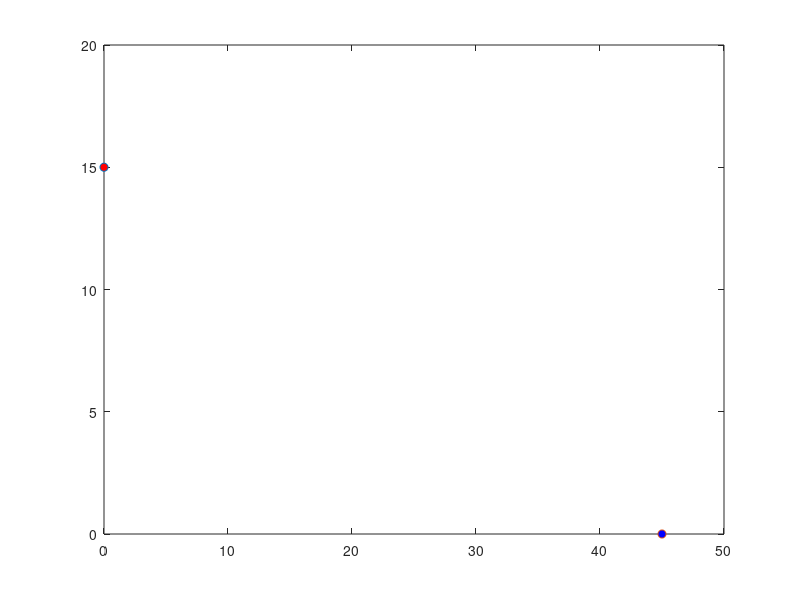

Write MATLAB code to recreate this figure. (Note: this script raises an error after producing the figure.)
% Define the start node
start_point = [0, 15];
%Define the end node
end_point = [45, 0];

t = linspace(start_point(1), end_point(1), 100);


plot(start_point(1), start_point(2), 'o', 'MarkerFaceColor', 'red');



%end_y = linspace(0, 30, 3);


hold on
plot(end_point(1), end_point(2), 'o', 'MarkerFaceColor', 'blue');


v0 = 0;
vf = 0;
a0 = 0;
af = 0;
tf = 5;
dt = 0.01;
[x, v, a, t] = min_jerk_traj(start_pont(1), end_pont(1), v0, vf, a0, af, tf, dt);

